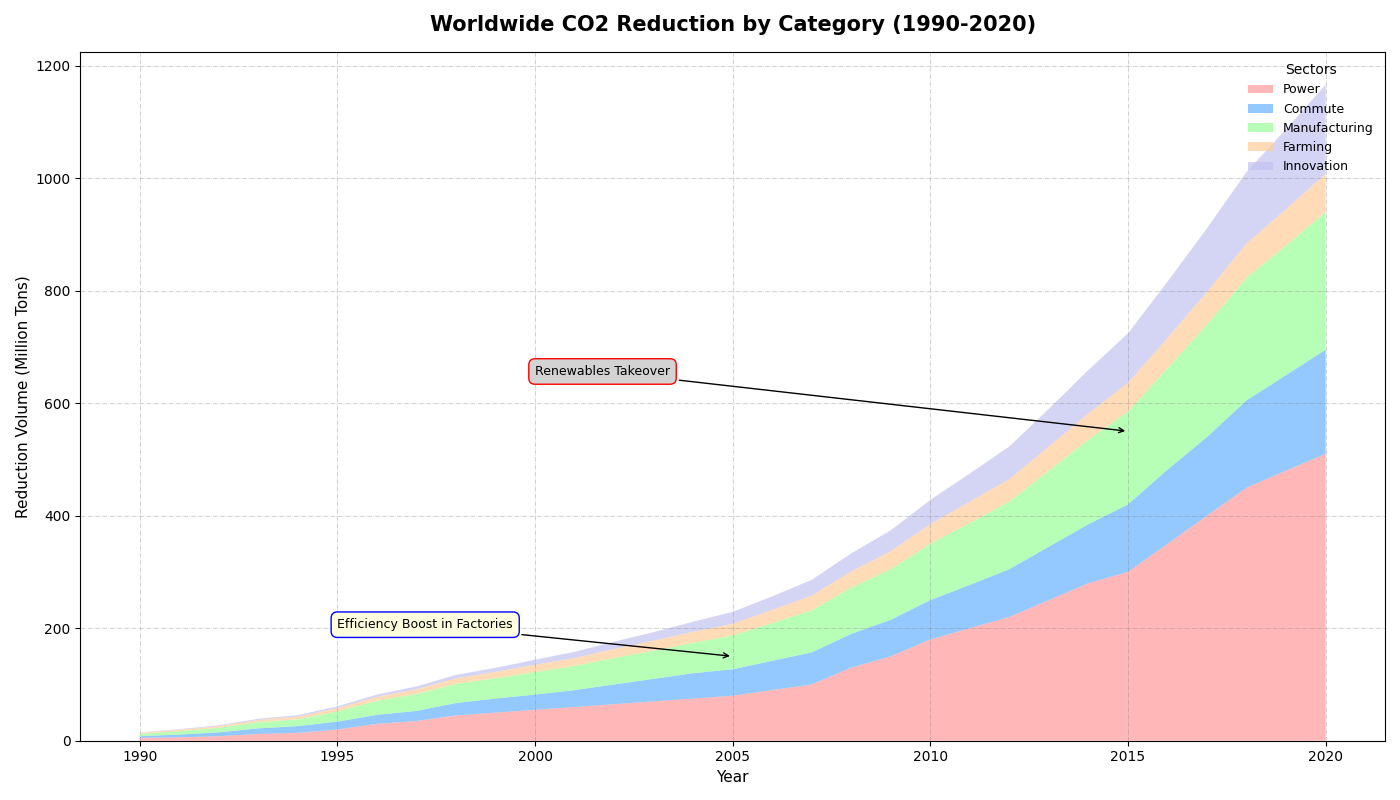

This figure's Python source:
import matplotlib.pyplot as plt
import numpy as np

years = np.arange(1990, 2021)

energy = [5, 6, 8, 12, 14, 20, 30, 35, 45, 50, 55, 60, 65, 70, 75, 80, 90, 100, 130, 150, 180, 200, 220, 250, 280, 300, 
          350, 400, 450, 480, 510]
transport = [3, 5, 7, 10, 12, 14, 16, 18, 22, 25, 27, 30, 35, 40, 45, 47, 52, 57, 60, 65, 70, 77, 85, 95, 105, 120, 132, 
             140, 155, 170, 185]
industry = [4, 6, 8, 11, 12, 18, 25, 30, 34, 36, 40, 43, 47, 50, 54, 60, 67, 75, 82, 90, 100, 110, 120, 135, 150, 165,
            180, 200, 218, 230, 245]
agriculture = [2, 2.5, 3, 4, 5, 6, 7, 8.5, 10, 11.5, 13, 14, 16, 18, 19.5, 21, 23.5, 26, 29, 32, 35, 38, 40, 43, 47, 51,
               54, 58, 61, 65, 68]
technology = [0.5, 1, 1.5, 2, 2.5, 3, 4, 5, 6, 7, 9, 11, 13, 15, 18, 21, 24, 28, 32, 37, 43, 50, 58, 67, 77, 88, 100, 
              113, 127, 142, 158]

data = np.vstack([energy, transport, industry, agriculture, technology])

# Randomly altered stylistic elements
fig, ax = plt.subplots(figsize=(14, 8))
ax.stackplot(years, data, labels=['Power', 'Commute', 'Manufacturing', 'Farming', 'Innovation'], 
             colors=['#ff9999','#66b3ff','#99ff99','#ffcc99','#c2c2f0'], alpha=0.7)

ax.set_title('Worldwide CO2 Reduction by Category (1990-2020)', fontsize=15, fontweight='bold', pad=15)
ax.set_xlabel('Year', fontsize=11)
ax.set_ylabel('Reduction Volume (Million Tons)', fontsize=11)

ax.grid(color='gray', linestyle='-.', linewidth=0.5, alpha=0.5)
ax.legend(loc='upper right', title='Sectors', fontsize=9, frameon=False)  # Border removed from legend

ax.annotate('Efficiency Boost in Factories', xy=(2005, 150), xytext=(1995, 200),
            arrowprops=dict(facecolor='blue', arrowstyle='->'),
            fontsize=9, bbox=dict(facecolor='lightyellow', edgecolor='blue', boxstyle='round,pad=0.5'))

ax.annotate('Renewables Takeover', xy=(2015, 550), xytext=(2000, 650),
            arrowprops=dict(facecolor='red', arrowstyle='->'),
            fontsize=9, bbox=dict(facecolor='lightgray', edgecolor='red', boxstyle='round,pad=0.5'))

plt.tight_layout()
plt.show()
